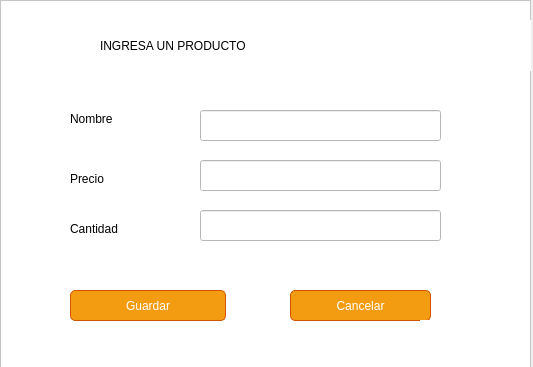
<?xml version="1.0" encoding="UTF-8"?>
<ui version="4.0">
 <class>Form</class>
 <widget class="QWidget" name="Form">
  <property name="geometry">
   <rect>
    <x>0</x>
    <y>0</y>
    <width>533</width>
    <height>367</height>
   </rect>
  </property>
  <property name="windowTitle">
   <string>Agregar Producto</string>
  </property>
  <widget class="QFrame" name="frame">
   <property name="geometry">
    <rect>
     <x>0</x>
     <y>0</y>
     <width>531</width>
     <height>371</height>
    </rect>
   </property>
   <property name="styleSheet">
    <string notr="true">background-color: white;</string>
   </property>
   <property name="frameShape">
    <enum>QFrame::StyledPanel</enum>
   </property>
   <property name="frameShadow">
    <enum>QFrame::Raised</enum>
   </property>
   <widget class="QLabel" name="label">
    <property name="geometry">
     <rect>
      <x>100</x>
      <y>20</y>
      <width>451</width>
      <height>51</height>
     </rect>
    </property>
    <property name="styleSheet">
     <string notr="true">font: 75 17pt &quot;Arial Black&quot;;
color: black;</string>
    </property>
    <property name="text">
     <string>INGRESA UN PRODUCTO</string>
    </property>
   </widget>
   <widget class="QLineEdit" name="nameTextField">
    <property name="geometry">
     <rect>
      <x>200</x>
      <y>110</y>
      <width>241</width>
      <height>31</height>
     </rect>
    </property>
    <property name="styleSheet">
     <string notr="true">QLineEdit {
    background-color: #fef9e7; /* Color de fondo del QLineEdit (amarillo claro) */
    border: 1px solid #f39c12; /* Borde del QLineEdit (naranja) */
    border-radius: 5px; /* Bordes redondeados del QLineEdit */
    padding: 5px; /* Espaciado interno del QLineEdit */
}

QLineEdit:hover {
    background-color: #fff3cd; /* Color de fondo al pasar el ratón (amarillo más claro) */
    border: 1px solid #f1c40f; /* Borde al pasar el ratón (amarillo) */
}

QLineEdit:focus {
    background-color: #fff3cd; /* Color de fondo al tener el foco (amarillo más claro) */
    border: 1px solid #f1c40f; /* Borde al tener el foc
}</string>
    </property>
   </widget>
   <widget class="QLabel" name="label_2">
    <property name="geometry">
     <rect>
      <x>70</x>
      <y>110</y>
      <width>111</width>
      <height>18</height>
     </rect>
    </property>
    <property name="styleSheet">
     <string notr="true">font: 75 14pt &quot;Arial Black&quot;;
color: black;</string>
    </property>
    <property name="text">
     <string>Nombre</string>
    </property>
   </widget>
   <widget class="QPushButton" name="cancelButton">
    <property name="geometry">
     <rect>
      <x>290</x>
      <y>290</y>
      <width>141</width>
      <height>31</height>
     </rect>
    </property>
    <property name="styleSheet">
     <string notr="true">QPushButton {
    background-color: #f39c12; /* Color de fondo del botón (naranja) */
    color: white; /* Color del texto del botón */
    border: 1px solid #d35400; /* Borde del botón */
    border-radius: 5px; /* Bordes redondeados del botón */
    padding: 5px 10px; /* Espaciado interno del botón */
}

QPushButton:hover {
    background-color: #f1c40f; /* Color de fondo al pasar el ratón (amarillo) */
    border: 1px solid #c27c00; /* Borde al pasar el ratón */
}
</string>
    </property>
    <property name="text">
     <string>Cancelar</string>
    </property>
   </widget>
   <widget class="QPushButton" name="saveButton">
    <property name="geometry">
     <rect>
      <x>70</x>
      <y>290</y>
      <width>156</width>
      <height>31</height>
     </rect>
    </property>
    <property name="styleSheet">
     <string notr="true">QPushButton {
    background-color: #f39c12; /* Color de fondo del botón (naranja) */
    color: white; /* Color del texto del botón */
    border: 1px solid #d35400; /* Borde del botón */
    border-radius: 5px; /* Bordes redondeados del botón */
    padding: 5px 10px; /* Espaciado interno del botón */
}

QPushButton:hover {
    background-color: #f1c40f; /* Color de fondo al pasar el ratón (amarillo) */
    border: 1px solid #c27c00; /* Borde al pasar el ratón */
}
</string>
    </property>
    <property name="text">
     <string>Guardar</string>
    </property>
   </widget>
   <widget class="QLabel" name="label_3">
    <property name="geometry">
     <rect>
      <x>420</x>
      <y>320</y>
      <width>81</width>
      <height>41</height>
     </rect>
    </property>
    <property name="text">
     <string/>
    </property>
    <property name="pixmap">
     <pixmap resource="logomc.qrc">:/cct/logopng.png</pixmap>
    </property>
    <property name="scaledContents">
     <bool>true</bool>
    </property>
   </widget>
   <widget class="QLabel" name="label_4">
    <property name="geometry">
     <rect>
      <x>70</x>
      <y>170</y>
      <width>111</width>
      <height>18</height>
     </rect>
    </property>
    <property name="styleSheet">
     <string notr="true">font: 75 14pt &quot;Arial Black&quot;;
color: black;</string>
    </property>
    <property name="text">
     <string>Precio</string>
    </property>
   </widget>
   <widget class="QLineEdit" name="precioTextField">
    <property name="geometry">
     <rect>
      <x>200</x>
      <y>160</y>
      <width>241</width>
      <height>31</height>
     </rect>
    </property>
    <property name="styleSheet">
     <string notr="true">QLineEdit {
    background-color: #fef9e7; /* Color de fondo del QLineEdit (amarillo claro) */
    border: 1px solid #f39c12; /* Borde del QLineEdit (naranja) */
    border-radius: 5px; /* Bordes redondeados del QLineEdit */
    padding: 5px; /* Espaciado interno del QLineEdit */
}

QLineEdit:hover {
    background-color: #fff3cd; /* Color de fondo al pasar el ratón (amarillo más claro) */
    border: 1px solid #f1c40f; /* Borde al pasar el ratón (amarillo) */
}

QLineEdit:focus {
    background-color: #fff3cd; /* Color de fondo al tener el foco (amarillo más claro) */
    border: 1px solid #f1c40f; /* Borde al tener el foc
}</string>
    </property>
   </widget>
   <widget class="QLabel" name="label_5">
    <property name="geometry">
     <rect>
      <x>70</x>
      <y>220</y>
      <width>111</width>
      <height>18</height>
     </rect>
    </property>
    <property name="styleSheet">
     <string notr="true">font: 75 14pt &quot;Arial Black&quot;;
color: black;</string>
    </property>
    <property name="text">
     <string>Cantidad</string>
    </property>
   </widget>
   <widget class="QLineEdit" name="cantidadTextField">
    <property name="geometry">
     <rect>
      <x>200</x>
      <y>210</y>
      <width>241</width>
      <height>31</height>
     </rect>
    </property>
    <property name="styleSheet">
     <string notr="true">QLineEdit {
    background-color: #fef9e7; /* Color de fondo del QLineEdit (amarillo claro) */
    border: 1px solid #f39c12; /* Borde del QLineEdit (naranja) */
    border-radius: 5px; /* Bordes redondeados del QLineEdit */
    padding: 5px; /* Espaciado interno del QLineEdit */
}

QLineEdit:hover {
    background-color: #fff3cd; /* Color de fondo al pasar el ratón (amarillo más claro) */
    border: 1px solid #f1c40f; /* Borde al pasar el ratón (amarillo) */
}

QLineEdit:focus {
    background-color: #fff3cd; /* Color de fondo al tener el foco (amarillo más claro) */
    border: 1px solid #f1c40f; /* Borde al tener el foc
}</string>
    </property>
   </widget>
  </widget>
 </widget>
 <resources>
  <include location="logomc.qrc"/>
 </resources>
 <connections/>
</ui>
